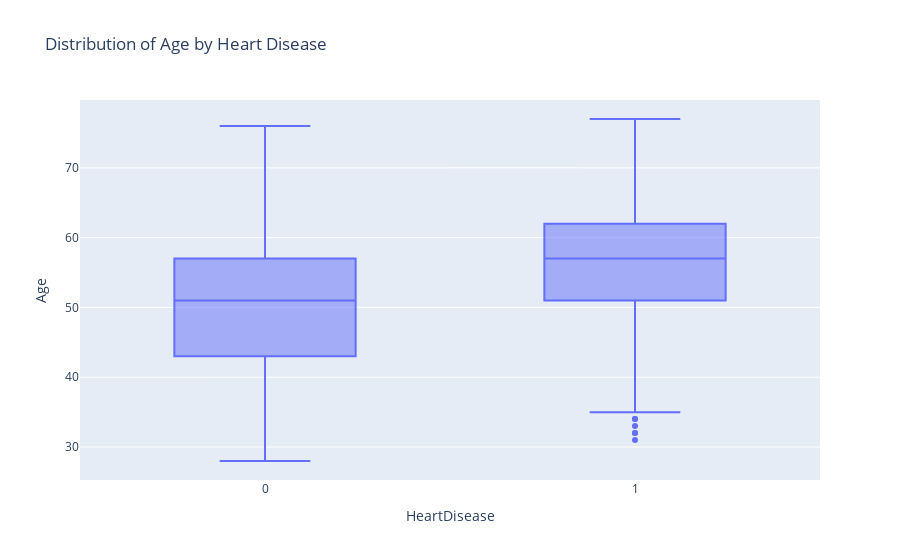

The notebook cell this image was saved under:
### Code cell
# Create box plot (finding outliers)
create_box_plot(heart_df, x_column="HeartDisease", y_column="Age", title="Distribution of Age by Heart Disease")

### Figure 1 — Plotly figure (JSON) as saved in the notebook; plotly's stock layout.template omitted (floating-point values rounded to 4 significant figures; data arrays with more than 128 entries replaced by an {"elided": "..."} marker saying what was removed)
{"data": [{"alignmentgroup": "True", "hovertemplate": "HeartDisease=%{x}<br>Age=%{y}<extra></extra>", "legendgroup": "", "marker": {"color": "#636efa"}, "name": "", "notched": false, "offsetgroup": "", "orientation": "v", "showlegend": false, "type": "box", "x": {"elided": "918 int values"}, "x0": " ", "xaxis": "x", "y": {"elided": "918 int values"}, "y0": " ", "yaxis": "y"}], "layout": {"boxmode": "group", "legend": {"tracegroupgap": 0}, "title": {"text": "Distribution of Age by Heart Disease"}, "xaxis": {"anchor": "y", "domain": [0, 1], "title": {"text": "HeartDisease"}}, "yaxis": {"anchor": "x", "domain": [0, 1], "title": {"text": "Age"}}}}
